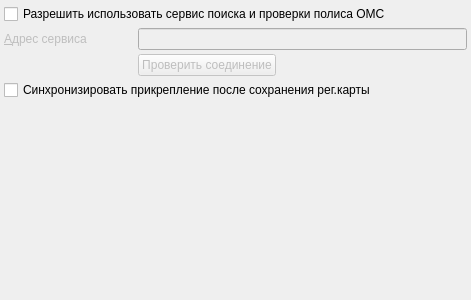
<?xml version="1.0" encoding="UTF-8"?>
<ui version="4.0">
 <class>territorialFundPage</class>
 <widget class="QWidget" name="territorialFundPage">
  <property name="geometry">
   <rect>
    <x>0</x>
    <y>0</y>
    <width>471</width>
    <height>300</height>
   </rect>
  </property>
  <property name="windowTitle">
   <string>Страховая принадлежность</string>
  </property>
  <property name="toolTip">
   <string/>
  </property>
  <layout class="QGridLayout" name="gridLayout">
   <property name="margin">
    <number>4</number>
   </property>
   <property name="spacing">
    <number>4</number>
   </property>
   <item row="0" column="0" colspan="3">
    <widget class="QCheckBox" name="chkTFCheckPolicy">
     <property name="text">
      <string>Разрешить использовать cервис поиска и проверки полиса ОМС</string>
     </property>
    </widget>
   </item>
   <item row="1" column="0">
    <widget class="QLabel" name="lblTFCPUrl">
     <property name="enabled">
      <bool>false</bool>
     </property>
     <property name="sizePolicy">
      <sizepolicy hsizetype="Maximum" vsizetype="Preferred">
       <horstretch>0</horstretch>
       <verstretch>0</verstretch>
      </sizepolicy>
     </property>
     <property name="minimumSize">
      <size>
       <width>130</width>
       <height>0</height>
      </size>
     </property>
     <property name="text">
      <string>&amp;Адрес сервиса</string>
     </property>
     <property name="buddy">
      <cstring>edtTFCPUrl</cstring>
     </property>
    </widget>
   </item>
   <item row="4" column="0">
    <spacer name="verticalSpacer_2">
     <property name="orientation">
      <enum>Qt::Vertical</enum>
     </property>
     <property name="sizeHint" stdset="0">
      <size>
       <width>20</width>
       <height>185</height>
      </size>
     </property>
    </spacer>
   </item>
   <item row="2" column="2">
    <spacer name="horizontalSpacer_3">
     <property name="orientation">
      <enum>Qt::Horizontal</enum>
     </property>
     <property name="sizeHint" stdset="0">
      <size>
       <width>160</width>
       <height>20</height>
      </size>
     </property>
    </spacer>
   </item>
   <item row="2" column="1">
    <widget class="QPushButton" name="btnTFCPTest">
     <property name="enabled">
      <bool>false</bool>
     </property>
     <property name="sizePolicy">
      <sizepolicy hsizetype="Maximum" vsizetype="Fixed">
       <horstretch>0</horstretch>
       <verstretch>0</verstretch>
      </sizepolicy>
     </property>
     <property name="text">
      <string>Проверить соединение</string>
     </property>
    </widget>
   </item>
   <item row="1" column="1" colspan="2">
    <widget class="QLineEdit" name="edtTFCPUrl">
     <property name="enabled">
      <bool>false</bool>
     </property>
     <property name="minimumSize">
      <size>
       <width>300</width>
       <height>0</height>
      </size>
     </property>
     <property name="toolTip">
      <string>&lt;html&gt;&lt;head/&gt;&lt;body&gt;&lt;p&gt;В случае унифицированного протокола можно вписать&lt;/p&gt;&lt;p&gt;&lt;br/&gt;&lt;span style=&quot; font-weight:600;&quot;&gt;http://${dbServerName}/ident/handler.php&lt;br/&gt;&lt;/span&gt;&lt;/p&gt;&lt;p&gt;При этом вместо &lt;span style=&quot; font-weight:600;&quot;&gt;${dbServerName} &lt;/span&gt;должно подставиться имя (или IP адрес) сервера базы данных.&lt;/p&gt;&lt;/body&gt;&lt;/html&gt;</string>
     </property>
     <property name="text">
      <string/>
     </property>
    </widget>
   </item>
   <item row="3" column="0" colspan="3">
    <widget class="QCheckBox" name="chkSyncAttachmentsAfterSave">
     <property name="text">
      <string>Синхронизировать прикрепление после сохранения рег.карты</string>
     </property>
    </widget>
   </item>
  </layout>
 </widget>
 <tabstops>
  <tabstop>chkTFCheckPolicy</tabstop>
  <tabstop>edtTFCPUrl</tabstop>
  <tabstop>btnTFCPTest</tabstop>
 </tabstops>
 <resources/>
 <connections>
  <connection>
   <sender>chkTFCheckPolicy</sender>
   <signal>toggled(bool)</signal>
   <receiver>lblTFCPUrl</receiver>
   <slot>setEnabled(bool)</slot>
   <hints>
    <hint type="sourcelabel">
     <x>36</x>
     <y>19</y>
    </hint>
    <hint type="destinationlabel">
     <x>31</x>
     <y>38</y>
    </hint>
   </hints>
  </connection>
  <connection>
   <sender>chkTFCheckPolicy</sender>
   <signal>toggled(bool)</signal>
   <receiver>edtTFCPUrl</receiver>
   <slot>setEnabled(bool)</slot>
   <hints>
    <hint type="sourcelabel">
     <x>170</x>
     <y>16</y>
    </hint>
    <hint type="destinationlabel">
     <x>176</x>
     <y>35</y>
    </hint>
   </hints>
  </connection>
  <connection>
   <sender>chkTFCheckPolicy</sender>
   <signal>toggled(bool)</signal>
   <receiver>btnTFCPTest</receiver>
   <slot>setEnabled(bool)</slot>
   <hints>
    <hint type="sourcelabel">
     <x>207</x>
     <y>11</y>
    </hint>
    <hint type="destinationlabel">
     <x>196</x>
     <y>61</y>
    </hint>
   </hints>
  </connection>
 </connections>
</ui>
